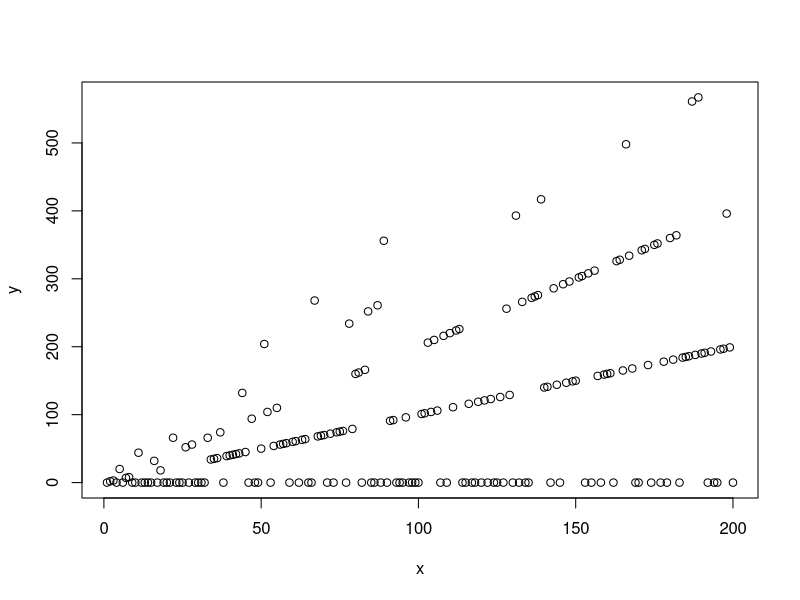
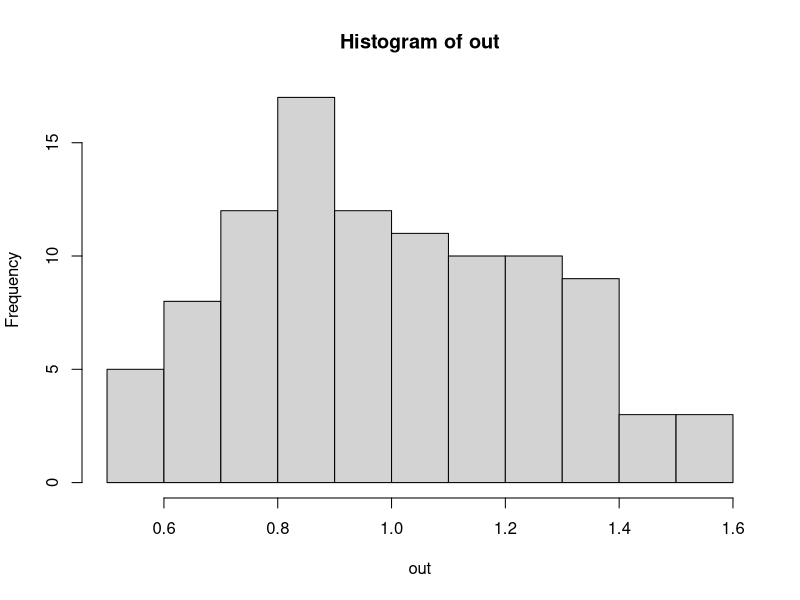
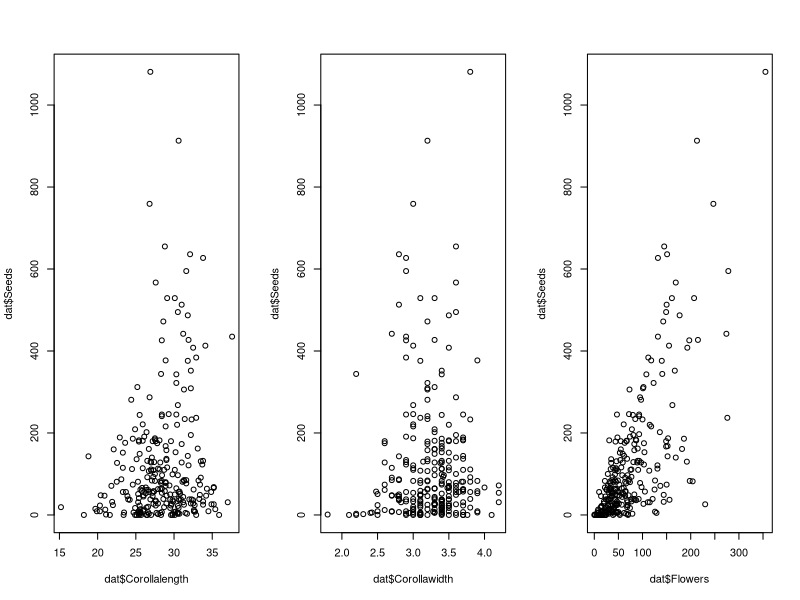

The R script that drew these images, in order:
#######################################################
########### - MEASURING NATURAL SELECTION - ###########
#######################################################



x=1:200
y=ceiling(x*rpois(200, 1))
plot(x,y)


summary(glm(y~x, poisson))

out=NULL
for(i in 1:100){
  out[i]=mean(rpois(20, 1))
}
hist(out)
mean(out)
sd(out)

setwd("C:/data/LammiCourse/")

#### - Ipomopsis - ####

# Read datafile
dat=read.table("campbellpowers.txt",header=T)
names(dat)

# Explore data
par(mfrow=c(1,3))
plot(dat$Corollalength, dat$Seeds)
plot(dat$Corollawidth, dat$Seeds)
plot(dat$Flowers, dat$Seeds)

# Define relative fitness
dat$relfit=dat$Seeds/mean(dat$Seeds,na.rm=T)

# Estimate variance-standardized univariate selection gradients
summary(lm(relfit~scale(Flowers), na=na.exclude, data=dat))

summary(lm(relfit~scale(Corollalength), na=na.exclude, data=dat))
summary(lm(relfit~scale(Corollawidth), na=na.exclude, data=dat))

# Estimate mean-standardized univariate selection gradients
summary(lm(relfit~scale(Flowers, scale=F), na=na.exclude, data=dat))
0.0167463*mean(dat$Flowers, na.rm=T)

summary(lm(relfit~scale(Corollalength, scale=F), na=na.exclude, data=dat))
0.06004*mean(dat$Corollalength, na.rm=T)

summary(lm(relfit~scale(Corollawidth, scale=F), na=na.exclude, data=dat))
0.04810*mean(dat$Corollawidth, na.rm=T)

# Estimate variance-standardized univariate selection gradients
dat$Year=as.factor(dat$Year)
anova(lm(relfit~scale(Flowers)*Year, na=na.exclude, data=dat))
summary(lm(relfit~scale(Flowers)*Year, na=na.exclude, data=dat))

anova(lm(relfit~scale(Corollalength)*Year, na=na.exclude, data=dat))
anova(lm(relfit~scale(Corollawidth)*Year, na=na.exclude, data=dat))

# Estimate variance-standardized multivariate selection gradients
summary(lm(relfit ~ scale(Flowers) + scale(Corollalength) + scale(Corollawidth), na = na.exclude, data = dat))
summary(lm(relfit ~ scale(Corollalength) + scale(Corollawidth), na = na.exclude, data = dat))


cor(dat[,3:5], use="pairwise")



summary(lm(relfit~Flowers + Corollalength + Corollawidth + 
             I(Flowers^2) + I(Corollalength^2) + I(Corollawidth^2) +
             Flowers:Corollalength + Flowers:Corollawidth + Corollalength:Corollawidth,
             na=na.exclude, data=dat))

summary(lm(relfit~Corollalength + Corollawidth + 
             I(Corollalength^2) + I(Corollawidth^2) +
             Corollalength:Corollawidth,
             na=na.exclude, data=dat))



#### - Dalechampia - ####

dal=read.csv("Dalechampia.csv")
head(dal)

cor(dal[,c(2,3,5,6)], use="pairwise")

dal$relfit=dal$total_seeds/mean(dal$total_seeds, na.rm=T)
dal$pollentot=dal$pollenfem + dal$pollenmale

m=lm(relfit~scale(UBA) + scale(GA) + scale(GSD) + scale(ASD), na=na.exclude, data=dal)
summary(m)

m=glm(pollenfem~scale(UBA)+scale(GA)+scale(GSD), family="poisson", na=na.exclude, data=dal)
summary(m)

library(MASS)
m=glm(pollentot~scale(UBA)+scale(GA)+scale(GSD)+scale(ASD), family="poisson", na=na.exclude, data=dal)
summary(m)

m=glm.nb(pollentot~scale(UBA)+scale(GA)+scale(GSD)+scale(ASD), na=na.exclude, data=dal)
summary(m)

library(lme4)
str(dal)
reddat=na.omit(subset(dal, select=c("pollentot", "UBA","GA", "GSD", "ASD", "patch")))

m=glmer(pollentot~scale(UBA)+scale(GA)+scale(GSD)+scale(ASD) + (1|patch), family="poisson", data=reddat)
summary(m)
